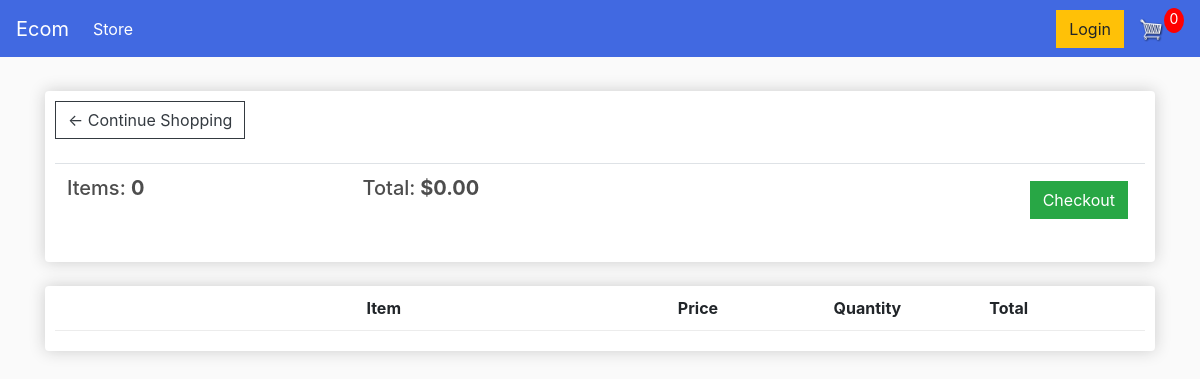
/cart/ (signed in), run on an earlier commit of the app's database.
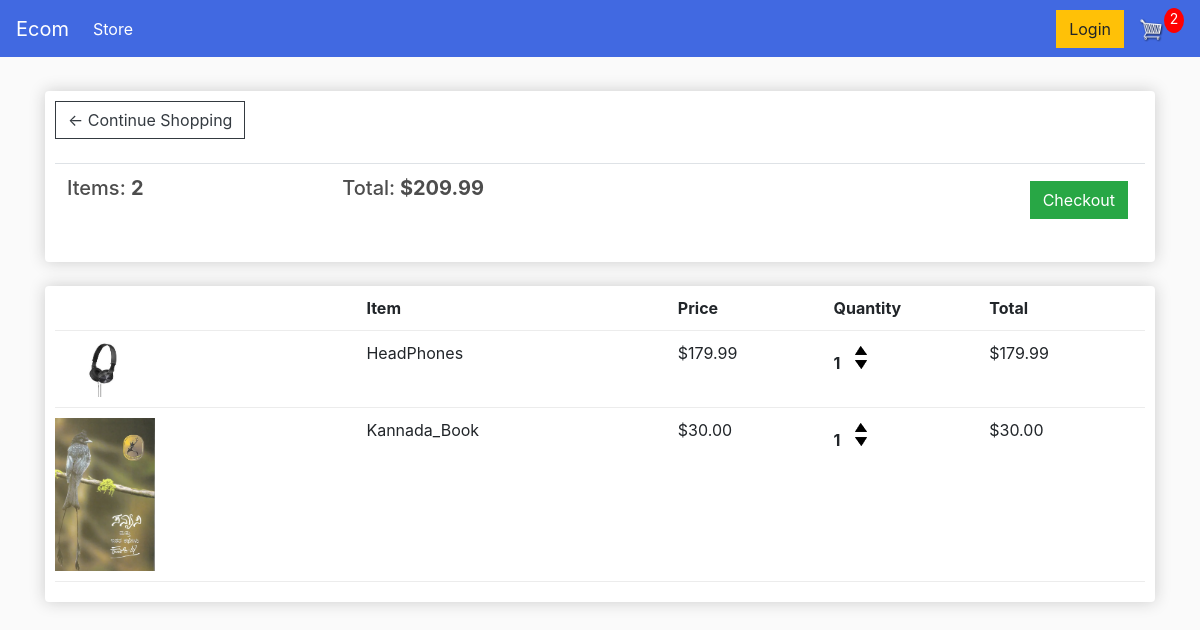
And on a later commit of the database.
### store/models.py (models this page shows, shortened)
class Order(models.Model):
	customer = models.ForeignKey(Customer, on_delete=models.SET_NULL, null=True, blank=True)
	date_ordered = models.DateTimeField(auto_now_add=True)
	complete = models.BooleanField(default=False)
	transaction_id = models.CharField(max_length=100, null=True)
	@property
	def get_cart_total(self):
		orderitems = self.orderitem_set.all()
		total = sum([item.get_total for item in orderitems])
		return total
	@property
	def get_cart_items(self):
		orderitems = self.orderitem_set.all()
		total = sum([item.quantity for item in orderitems])
		return total

class OrderItem(models.Model):
	product = models.ForeignKey(Product, on_delete=models.SET_NULL, null=True)
	order = models.ForeignKey(Order, on_delete=models.SET_NULL, null=True)
	quantity = models.IntegerField(default=0, null=True, blank=True)
	date_added = models.DateTimeField(auto_now_add=True)
	@property
	def get_total(self):
		total = self.product.price * self.quantity
		return total

class Product(models.Model):
	name = models.CharField(max_length=200)
	price = models.FloatField()
	digital = models.BooleanField(default=False,null=True, blank=True)
	image = models.ImageField(null=True, blank=True)
	@property
	def imageURL(self):
		try:
			url = self.image.url
		except:
			url = ''
		return url

### store/views.py (the view)
# urls.py: path('cart/',cart,name="cart"),
def cart(request):
	data = cartData(request)
	cartItems = data['cartItems']
	order = data['order']
	items = data['items']
	context = {'items':items, 'order':order, 'cartItems':cartItems}
	return render(request, 'store/cart.html', context)

### store/utils.py (called while the page is built)
def cartData(request):
	if request.user.is_authenticated:
		customer = request.user.customer
		order, created = Order.objects.get_or_create(customer=customer, complete=False)
		items = order.orderitem_set.all()
		cartItems = order.get_cart_items
	else:
		cookieData = cookieCart(request)
		cartItems = cookieData['cartItems']
		order = cookieData['order']
		items = cookieData['items']
	return {'cartItems':cartItems ,'order':order, 'items':items}

### templates/store/cart.html
{% extends 'store/main.html' %}
{% load static %}
{% block content %}
	<div class="row">
		<div class="col-lg-12">
			<div class="box-element">
				<a  class="btn btn-outline-dark" href="{% url 'store' %}">&#x2190; Continue Shopping</a>
				<br>
				<br>
				<table class="table">
					<tr>
						<th><h5>Items: <strong>{{order.get_cart_items}}</strong></h5></th>
						<th><h5>Total:<strong> ${{order.get_cart_total|floatformat:2}}</strong></h5></th>
						<th>
							<a  style="float:right; margin:5px;" class="btn btn-success" href="{% url 'checkout' %}">Checkout</a>
						</th>
					</tr>
				</table>
			</div>
			<br>
			<div class="box-element">
				<div class="cart-row">
					<div style="flex:2"></div>
					<div style="flex:2"><strong>Item</strong></div>
					<div style="flex:1"><strong>Price</strong></div>
					<div style="flex:1"><strong>Quantity</strong></div>
					<div style="flex:1"><strong>Total</strong></div>
				</div>
				{% for item in items %}
				<div class="cart-row">
					<div style="flex:2"><img class="row-image" src="{{item.product.imageURL}}"></div>
					<div style="flex:2"><p>{{item.product.name}}</p></div>
					<div style="flex:1"><p>${{item.product.price|floatformat:2}}</p></div>
					<div style="flex:1">
						<p class="quantity">{{item.quantity}}</p>
						<div class="quantity">
							<img data-product="{{item.product.id}}" data-action="add" class="chg-quantity update-cart" src="{% static  'images/arrow-up.png' %}">
							<img data-product="{{item.product.id}}" data-action="remove" class="chg-quantity update-cart" src="{% static  'images/arrow-down.png' %}">
						</div>
					</div>
					<div style="flex:1"><p>${{item.get_total|floatformat:2}}</p></div>
				</div>
				{% endfor %}
			</div>
		</div>
	</div>
{% endblock content %}

### templates/store/main.html (shortened to what this page needs)
<!DOCTYPE html>
{% load static %}
<html>
<head>
	<link rel="stylesheet" href="https://stackpath.bootstrapcdn.com/bootstrap/4.4.1/css/bootstrap.min.css">
	<link rel="stylesheet" type="text/css" href="{% static 'css/main.css' %}">
</head>
<body>
	<nav class="navbar navbar-expand-lg navbar-dark bg-dark">
	  <a class="navbar-brand" href="{% url 'store' %}">Ecom</a>
	  <div class="collapse navbar-collapse" id="navbarSupportedContent">
	    <ul class="navbar-nav mr-auto">
	      <li class="nav-item active">
	        <a class="nav-link" href="{% url 'store' %}">Store <span class="sr-only">(current)</span></a>
	      </li>
	    </ul>
	    <div class="form-inline my-2 my-lg-0">
	     	<a href="#"class="btn btn-warning">Login</a>
	     	<a href="{% url 'cart' %}">
	    		<img  id="cart-icon" src="{% static 'images/cart.png' %}">
	    	</a>
	    	<p id="cart-total">{{cartItems}}</p>
	    </div>
	  </div>
	</nav>
     <div class="container">
            <br>
            {% block content %}
            {% endblock content %}
         </div>
</body>
</html>

### static/css/main.css (style rules this page uses)
body { background-color: hsl(0, 0%, 98%); }
h1,h2,h3,h4,h5,h6 { color:hsl(0, 0%, 30%); }
.box-element { box-shadow:hsl(0, 0%, 80%) 0 0 16px; background-color: #fff; border-radius: 4px; padding: 10px; }
.bg-dark { background-color: royalblue!important; }
#cart-icon { width:25px; display: inline-block; margin-left: 15px; }
#cart-total { display: block; text-align: center; color:#fff; background-color: red; width: 20px; height: 25px; border-radius: 50%; font-size: 14px; }
.col-lg-4, .col-lg-6, .col-lg-8, .col-lg-12 { margin-top: 10px; }
.btn { border-radius: 0; }
.row-image { width: 100px; }
.cart-row { display: flex; align-items: flex-stretch; padding-bottom: 10px; margin-bottom: 10px; border-bottom: 1px solid #ececec; }
.quantity { display: inline-block; font-weight: 700; padding-right:10px; }
.chg-quantity { width: 12px; cursor: pointer; display: block; margin-top: 5px; transition:.1s; }

What changed in the data, as far as the page shows it:
computed for Order: get_cart_items "0" → "2"; get_cart_total "0.00" → "209.99"
added OrderItem: product.imageURL (picture), product.name "HeadPhones", product.price "179.99", quantity "1", get_total "179.99"
added OrderItem: product.imageURL (picture), product.name "Kannada_Book", product.price "30.00", quantity "1", get_total "30.00"
Also different on the page:
{{ cartItems }}: "0" → "2"
